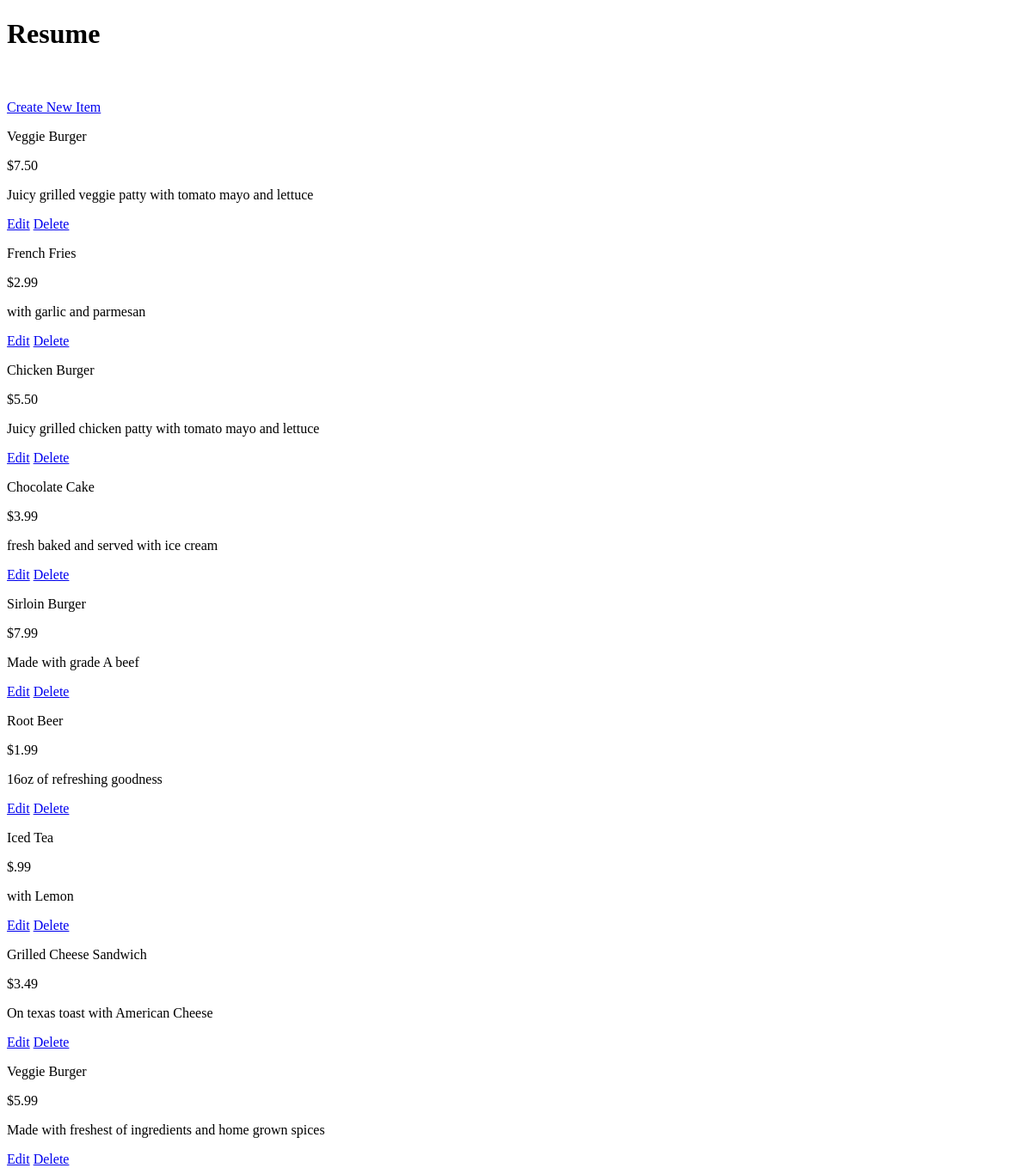
The page /restaurants/1/ on the database as committed earlier.
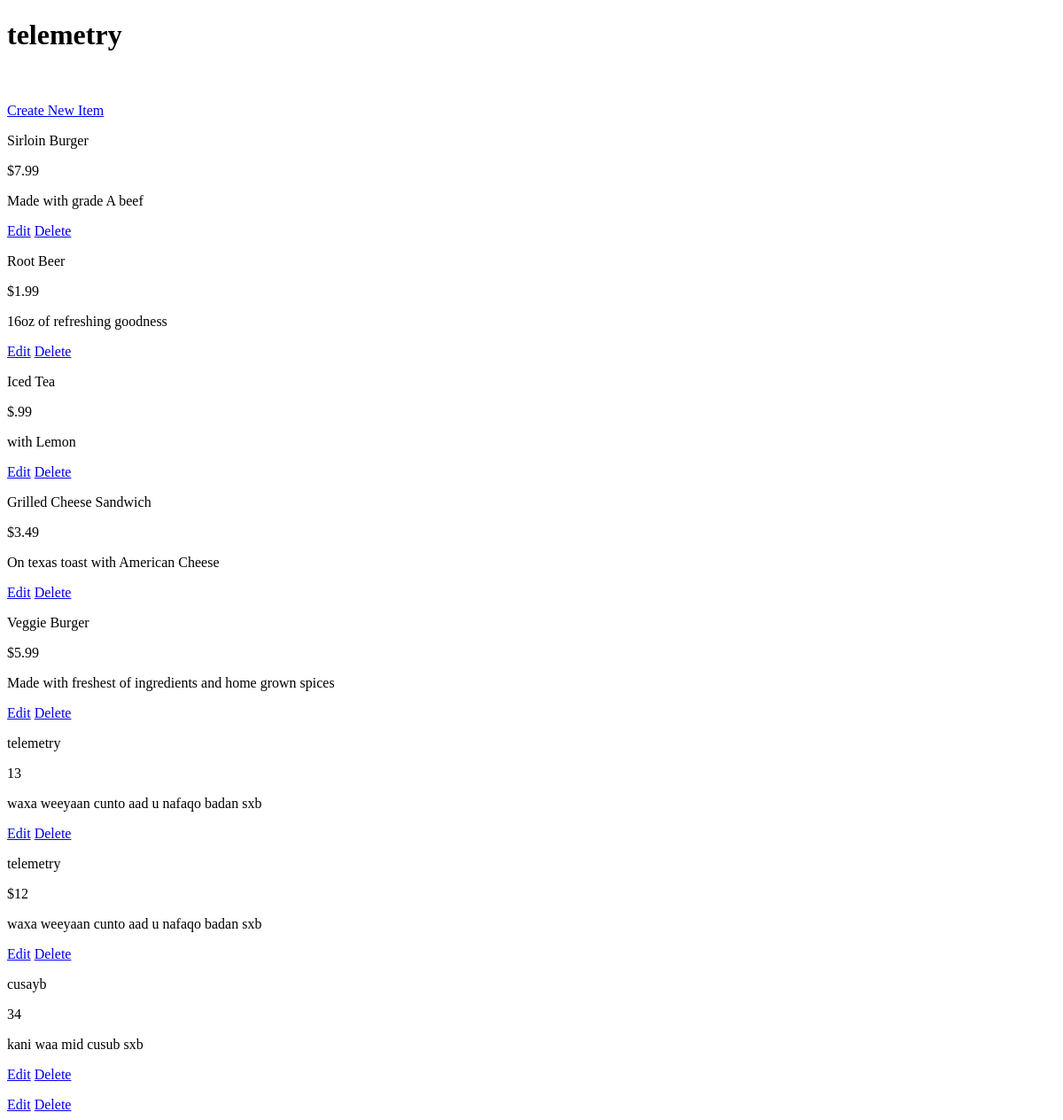
The same page on the database as committed later.
### setup_db.py (models this page shows, shortened)
class Restaurant(Base):
    __tablename__ = 'restaurant'
    id = Column(Integer, primary_key=True)
    name = Column(String(250), nullable=False)

class MenuItem(Base):
    __tablename__ = 'menu_item'
    name = Column(String(80), nullable=False)
    id = Column(Integer, primary_key=True)
    description = Column(String(250))
    price = Column(String(8))
    course = Column(String(250))
    restaurant_id = Column(Integer, ForeignKey('restaurant.id'))
    restaurant= relationship(Restaurant)

### app.py (the view)
@app.route('/')
@app.route("/restaurants/<int:restaurant_id>/")
def restaurant_menue(restaurant_id):
    restaurant= session.query(Restaurant).filter_by(id=restaurant_id).one()
    items=session.query(MenuItem).filter_by(restaurant_id=restaurant_id)
    return render_template("menu.html", items=items, restaurant=restaurant)

### templates/menu.html (shortened to what this page needs)
<!DOCTYPE html>
<html lang="en" dir="ltr">
  <head>
  </head>
  <body>
    <h1>{{restaurant.name}}</h1><br><br>
	<a href = '{{url_for("newMenuItem", restaurant_id = restaurant.id) }}'>Create New Item</a>
  {% for i in items %}
    <div class = 'nameAndPrice'>
		<span class = 'name'><p>{{i.name}}</p></span>
		<span class = 'price'>
		<p>{{i.price}} </p>
	</span>
	</div>
	<div class = 'description'>
		<p>{{i.description}}</p>
	</div>
	<div class = "editdeletepane">
	<a href='{{url_for('editMenuItem',restaurant_id = restaurant.id, menu_id=i.id)}}' >Edit</a>
	<a href='{{url_for("deleteMenuItem", restaurant_id = restaurant.id, menu_id=i.id)}}' >
	Delete</a>
	</div>
		{% endfor %}
  </body>
</html>

Rows that differ between the two databases and show on the page:
removed MenuItem: name "Veggie Burger", price "$7.50", description "Juicy grilled veggie patty with tomato mayo and lettuce"
removed MenuItem: name "French Fries", price "$2.99", description "with garlic and parmesan"
removed MenuItem: name "Chicken Burger", price "$5.50", description "Juicy grilled chicken patty with tomato mayo and lettuce"
removed MenuItem: name "Chocolate Cake", price "$3.99", description "fresh baked and served with ice cream"
changed Restaurant: name "Resume" → "telemetry"
added MenuItem: name "telemetry", price "13", description "waxa weeyaan cunto aad u nafaqo badan sxb"
added MenuItem: name "telemetry", price "$12", description "waxa weeyaan cunto aad u nafaqo badan sxb"
added MenuItem: name "cusayb", price "34", description "kani waa mid cusub sxb"
